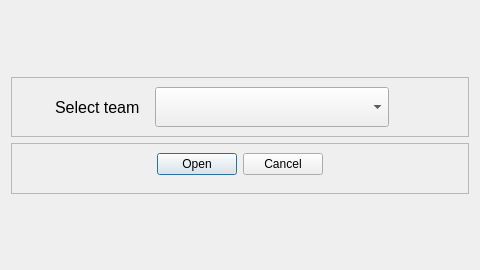
<?xml version="1.0" encoding="UTF-8"?>
<ui version="4.0">
 <class>Dialog</class>
 <widget class="QDialog" name="Dialog">
  <property name="geometry">
   <rect>
    <x>0</x>
    <y>0</y>
    <width>480</width>
    <height>270</height>
   </rect>
  </property>
  <property name="minimumSize">
   <size>
    <width>480</width>
    <height>270</height>
   </size>
  </property>
  <property name="maximumSize">
   <size>
    <width>480</width>
    <height>270</height>
   </size>
  </property>
  <property name="windowTitle">
   <string>Dialog</string>
  </property>
  <layout class="QVBoxLayout" name="verticalLayout_3">
   <item>
    <spacer name="verticalSpacer_2">
     <property name="orientation">
      <enum>Qt::Vertical</enum>
     </property>
     <property name="sizeHint" stdset="0">
      <size>
       <width>20</width>
       <height>22</height>
      </size>
     </property>
    </spacer>
   </item>
   <item>
    <widget class="QFrame" name="frame">
     <property name="maximumSize">
      <size>
       <width>16777215</width>
       <height>135</height>
      </size>
     </property>
     <property name="frameShape">
      <enum>QFrame::StyledPanel</enum>
     </property>
     <property name="frameShadow">
      <enum>QFrame::Raised</enum>
     </property>
     <layout class="QVBoxLayout" name="verticalLayout_2">
      <item>
       <widget class="QWidget" name="widget_2" native="true">
        <layout class="QHBoxLayout" name="horizontalLayout_6">
         <property name="topMargin">
          <number>0</number>
         </property>
         <property name="bottomMargin">
          <number>0</number>
         </property>
         <item>
          <spacer name="horizontalSpacer_5">
           <property name="orientation">
            <enum>Qt::Horizontal</enum>
           </property>
           <property name="sizeHint" stdset="0">
            <size>
             <width>40</width>
             <height>20</height>
            </size>
           </property>
          </spacer>
         </item>
         <item>
          <widget class="QLabel" name="label">
           <property name="maximumSize">
            <size>
             <width>125</width>
             <height>16777215</height>
            </size>
           </property>
           <property name="font">
            <font>
             <family>Segoe UI</family>
             <pointsize>12</pointsize>
            </font>
           </property>
           <property name="styleSheet">
            <string notr="true">margin-right : 5;</string>
           </property>
           <property name="text">
            <string>Select team</string>
           </property>
          </widget>
         </item>
         <item>
          <widget class="QComboBox" name="openteam">
           <property name="minimumSize">
            <size>
             <width>234</width>
             <height>40</height>
            </size>
           </property>
           <property name="font">
            <font>
             <family>Segoe UI</family>
             <pointsize>12</pointsize>
            </font>
           </property>
          </widget>
         </item>
         <item>
          <spacer name="horizontalSpacer_6">
           <property name="orientation">
            <enum>Qt::Horizontal</enum>
           </property>
           <property name="sizeHint" stdset="0">
            <size>
             <width>80</width>
             <height>20</height>
            </size>
           </property>
          </spacer>
         </item>
        </layout>
       </widget>
      </item>
     </layout>
    </widget>
   </item>
   <item>
    <widget class="QFrame" name="frame_2">
     <property name="minimumSize">
      <size>
       <width>329</width>
       <height>51</height>
      </size>
     </property>
     <property name="maximumSize">
      <size>
       <width>16777215</width>
       <height>67</height>
      </size>
     </property>
     <property name="frameShape">
      <enum>QFrame::StyledPanel</enum>
     </property>
     <property name="frameShadow">
      <enum>QFrame::Raised</enum>
     </property>
     <layout class="QHBoxLayout" name="horizontalLayout_7">
      <property name="topMargin">
       <number>0</number>
      </property>
      <item>
       <spacer name="horizontalSpacer">
        <property name="orientation">
         <enum>Qt::Horizontal</enum>
        </property>
        <property name="sizeHint" stdset="0">
         <size>
          <width>40</width>
          <height>20</height>
         </size>
        </property>
       </spacer>
      </item>
      <item>
       <widget class="QPushButton" name="create_btn">
        <property name="font">
         <font>
          <family>Segoe UI</family>
          <pointsize>9</pointsize>
         </font>
        </property>
        <property name="styleSheet">
         <string notr="true"/>
        </property>
        <property name="text">
         <string>Open</string>
        </property>
       </widget>
      </item>
      <item>
       <widget class="QPushButton" name="cancel_btn">
        <property name="font">
         <font>
          <family>Segoe UI</family>
          <pointsize>9</pointsize>
         </font>
        </property>
        <property name="text">
         <string>Cancel</string>
        </property>
       </widget>
      </item>
      <item>
       <spacer name="horizontalSpacer_2">
        <property name="orientation">
         <enum>Qt::Horizontal</enum>
        </property>
        <property name="sizeHint" stdset="0">
         <size>
          <width>40</width>
          <height>20</height>
         </size>
        </property>
       </spacer>
      </item>
     </layout>
    </widget>
   </item>
   <item>
    <spacer name="verticalSpacer">
     <property name="orientation">
      <enum>Qt::Vertical</enum>
     </property>
     <property name="sizeHint" stdset="0">
      <size>
       <width>20</width>
       <height>21</height>
      </size>
     </property>
    </spacer>
   </item>
  </layout>
 </widget>
 <resources/>
 <connections/>
</ui>
